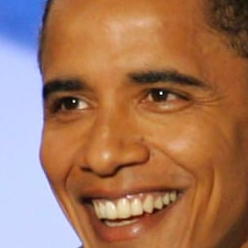
#> input picture Images-20230102T153205Z-001/Images/new/barack_obama/barack_obama1.png, 248 x 248 px, given in place of Img1.jpg, which was not available
$ jupyter execute --allow-errors Politician_image_classification.ipynb   (shell and % lines are left out)   (text cells are left out)
#> lines starting #> are read from the running program, lines starting #| are printed output that depends on the picture; pictures that were not available may be replaced by others from this repository, and a replacement may not be noted
[cell 1]
import numpy as np
import pandas as pd
from skimage.transform import resize
from skimage.io import imread
import cv2
import pywt
import os
import sys
import shutil
import seaborn as sns
from PIL import Image
from sklearn.svm import SVC
from sklearn.ensemble import RandomForestClassifier
from sklearn.preprocessing import StandardScaler
from sklearn.linear_model import LogisticRegression
from sklearn.model_selection import train_test_split
from sklearn.pipeline import make_pipeline
from sklearn.metrics import accuracy_score
from sklearn.metrics import classification_report
from matplotlib import pyplot as plt
from sklearn.decomposition import PCA
from sklearn.cluster import KMeans
from sklearn.model_selection import GridSearchCV
from sklearn.cluster import MiniBatchKMeans
from prettytable import PrettyTable

[cell 2]
photo1 = cv2.imread('Img1.jpg')
#> photo1 is the input picture: shape (248, 248, 3); mean B, G, R 92.4, 118.1, 164

[cell 3]
print("Shape of Photo 1 is:",photo1.shape)
#| Shape of Photo 1 is: (248, 248, 3)

[cell 4]
print("Showing Photo number 1:")
plt.imshow(photo1)

[cell 5]
print(type(photo1))
#| <class 'numpy.ndarray'>

[cell 6]
print(photo1.shape)
#| (248, 248, 3)

[cell 7]
print(photo1.shape[0])
#| 248

[cell 8]
print(photo1.shape[1])
#| 248

[cell 9]
print(photo1.ndim)
#| 3

[cell 10]
print(photo1.size)
#| 184512

[cell 11]
print(photo1.max())
#| 255

[cell 12]
print(photo1.min())
#| 0

[cell 13]
print(photo1[100,50,0])
#| 44

[cell 14]
print(photo1[100,50,1])
#| 65

[cell 15]
print(photo1[100,50,2])
#| 103

[cell 16]
plt.title("R channel")
plt.ylabel(photo1.shape[0])
plt.xlabel(photo1.shape[1])
plt.imshow(photo1[:,:,0])
plt.show()

[cell 17]
plt.title("G channel")
plt.ylabel(photo1.shape[0])
plt.xlabel(photo1.shape[1])
plt.imshow(photo1[:,:,1])
plt.show()
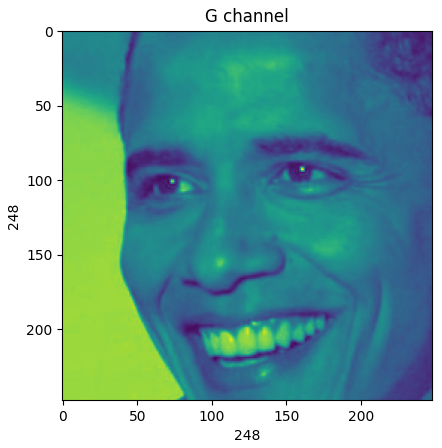
#> figure drawn by matplotlib, 1 panel

[cell 18]
plt.title("B channel")
plt.ylabel(photo1.shape[0])
plt.xlabel(photo1.shape[1])
plt.imshow(photo1[:,:,2])
plt.show()
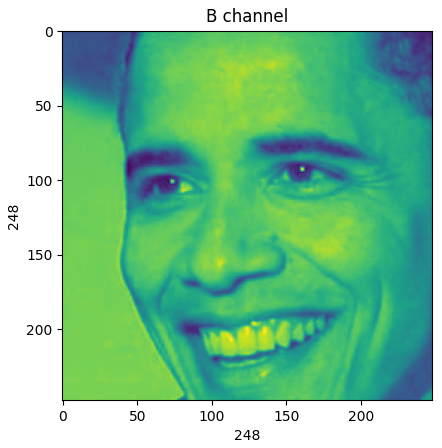
#> figure drawn by matplotlib, 1 panel

[cell 19]
photo1[50:150,:,0] = 255
plt.figure(figsize = (10,10))
plt.imshow(photo1)
plt.show()

[cell 20]
photo1[200:300,:,1] = 255
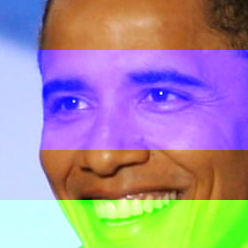
#> photo1: shape (248, 248, 3); mean B, G, R 160.1, 141.9, 164
plt.figure(figsize = (10,10))
plt.imshow(photo1)
plt.show()

[cell 21]
photo1[350:450,:,2] = 255
plt.figure(figsize = (10,10))
plt.imshow(photo1)
plt.show()

[cell 22]
gphoto1 = cv2.cvtColor(photo1, cv2.COLOR_BGR2GRAY)
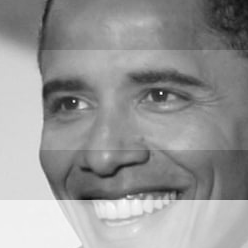
#> gphoto1: shape (248, 248); min 16, max 255, mean 150.6

[cell 23]
print("Shape of Gray image 1:",gphoto1.shape)
#| Shape of Gray image 1: (248, 248)

[cell 24]
print("Showing Gray Photo number 1:")
plt.imshow(gphoto1, cmap='gray')

[cell 25]
face_c = cv2.CascadeClassifier(cv2.data.haarcascades + 'haarcascade_frontalface_default.xml')
eye_c = cv2.CascadeClassifier(cv2.data.haarcascades + 'haarcascade_eye.xml')
smile_c = cv2.CascadeClassifier(cv2.data.haarcascades+'haarcascade_smile.xml')
detected_face = face_c.detectMultiScale(gphoto1, 1.3, 5)
#> detected_face = ()

[cell 26]
print("Representation of detected face array:",detected_face)
#| Representation of detected face array: ()

#> (a cell that did not finish here is left out)

[cell 28]
print("Detection of face using rectangle :")
#> (the rest of this cell did not finish here and is left out)

[cell 29]
cv2.destroyAllWindows()
for (x,y,a,b) in detected_face:
    face_photo = cv2.rectangle(photo1,(x,y),(x+a,y+b),(255,0,0),2)
    roi_color = face_photo[y:y+b, x:x+a]
    roi_gray = gphoto1[y:y+b, x:x+a]
    eyes = eye_c.detectMultiScale(roi_gray)
    for (ex,ey,ea,eb) in eyes:
        cv2.rectangle(roi_color,(ex,ey),(ex+ea,ey+eb),(0,255,0),2)
    smile = smile_c.detectMultiScale(roi_gray,1.8,20)
    for (sx,sy,sa,sb) in smile:
        cv2.rectangle(roi_color,(sx,sy),(sx+sa,sy+sb),(0,255,0),2)
#> this loop made 0 passes

[cell 30]
print("Detecting eyes , smile and face on Photo 1:")
plt.figure()
#> (the rest of this cell did not finish here and is left out)

[cell 31]
print("Showing Coloured Photo 1 with eyes and smile :")
#> (the rest of this cell did not finish here and is left out)

#> (a cell that did not finish here is left out)

[cell 33]
photo2 = cv2.imread('Img3.jpg')
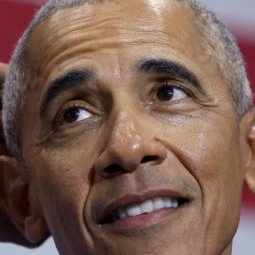
#> input picture Images-20230102T153205Z-001/Images/new/barack_obama/barack_obama10.png, 255 x 255 px, given in place of Img3.jpg, which was not available
#> photo2 is the input picture: shape (255, 255, 3); mean B, G, R 82.9, 94.3, 123.2

[cell 34]
print("Showing Photo 2:")
plt.imshow(photo2)

[cell 35]
def cropped_image(photo_path):
#> called with photo_path = 'Img3.jpg'
    photo2 = cv2.imread(photo_path)
    if(photo2 is not None):
        gphoto2 = cv2.cvtColor(photo2, cv2.COLOR_BGR2GRAY)
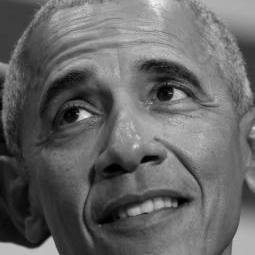
#> gphoto2: shape (255, 255); min 0, max 246, mean 101.7
        faces = face_c.detectMultiScale(gphoto2, 1.3, 5)
#> faces = ()
        return helper(photo2,gphoto2,faces)

[cell 36]
def helper(photo2,gphoto2,faces):
#> called with faces = ()
    for (x,y,a,b) in faces:
            roi_color = photo2[y:y+b, x:x+a]
            roi_gray = gphoto2[y:y+b, x:x+a]
            eyes = eye_c.detectMultiScale(roi_gray)
            smile = smile_c.detectMultiScale(roi_gray,1.8,20)
            if len(eyes) >= 2 and len(smile) >= 1:
                return roi_color

[cell 37]
cimage = cropped_image('Img3.jpg')

[cell 38]
print("Showing Cropped Photo 2:")
#> (the rest of this cell did not finish here and is left out)

[cell 39]
photo3 = cv2.imread('Img4.jpg')

[cell 40]
print("Showing Photo 3 :")
plt.imshow(photo3)

[cell 41]
cimage2 = cropped_image('Img4.jpg')

[cell 42]
if type(cimage2) != 'float':
    print("Image can not be cropped because eye smile or face can not be detected")
else:
    print("Showing Cropped Photo 3 :")
    plt.imshow(cimage2)

[cell 43]
source = "./project/"

[cell 44]
destination = "./project/new/"

[cell 45]
path_of_dir = []

[cell 46]
File_name = {}
new_photo_loc = []

[cell 47]
for i in os.scandir(source):
    if i.is_dir():
        path_of_dir.append(i.path)

[cell 48]
print("path of all the directories are : ")
print(path_of_dir)

[cell 49]
for i in path_of_dir:
    count = 1
    politician_name = i.split('/')[-1]
    File_name[politician_name] = []

[cell 50]
print(File_name)

[cell 51]
if os.path.exists(destination):
     shutil.rmtree(destination)

[cell 52]
os.mkdir(destination)

[cell 53]
def set_image1():
    for i in path_of_dir:
        count = 1
        politician_name = i.split('/')[-1]
        File_name[politician_name] = []
        set_image2(count,politician_name,i)

[cell 54]
def set_image2(count,politician_name,i):
        for j in os.scandir(i):
            roi_color = cropped_image(j.path)
            if roi_color is not None:
                cfolder = destination + politician_name
                if not os.path.exists(cfolder):
                    os.makedirs(cfolder)
                    new_photo_loc.append(cfolder)
                cropped_file_name = politician_name + str(count) + ".png"
                cropped_file_path = cfolder + "/" + cropped_file_name

                cv2.imwrite(cropped_file_path, roi_color)
                File_name[politician_name].append(cropped_file_path)
                count += 1

[cell 55]
set_image1()

[cell 56]
def classify(classification):
    count = 0
    for politician_name in File_name.keys():
        classification[politician_name] = count
        count = count + 1
    return classification

[cell 57]
classification = {}
print("Classification of all Politicians : ")
print(classify(classification))

[cell 58]
for politician_name in File_name.keys():
    print(classification[politician_name])

[cell 59]
r1 = imread("Img1.jpg")
r90 = cv2.rotate(r1,cv2.ROTATE_90_CLOCKWISE)
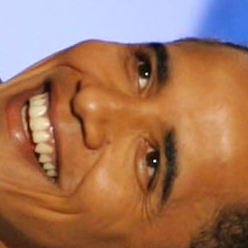
#> r90: shape (248, 248, 3); mean R, G, B 164, 118.1, 92.4

[cell 60]
print("Showing Photo number 1:")
plt.imshow(r90)

[cell 61]
f1 = imread("Img1.jpg")
f1_ = cv2.flip(f1,-1)
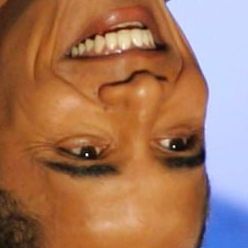
#> f1_: shape (248, 248, 3); mean R, G, B 164, 118.1, 92.4

[cell 62]
print("Showing Photo number 1:")
plt.imshow(f1_)

[cell 63]
source = "./project/new/"

[cell 64]
name_of_dir = []

[cell 65]
for i in os.scandir(source):
    if i.is_dir():
        name_of_dir.append(i.path)

[cell 66]
name_of_file = {}

[cell 67]
for i in name_of_dir:
    count = 1
    politician_name = i.split('/')[-1]
    name_of_file[politician_name] = []

[cell 68]
count = 1
rotate_img = []
flip_img = []
target_rotate = []
target_flip = []

[cell 69]
def rotate(count,politician_name,i):
#> called with count = 1, politician_name = 'barack_obama'
        for j in os.listdir(i):
            path_1 = f'C:/users/HP/Downloads/project/new/{politician_name}/{j}'
            #print(path_1)
            image = cv2.imread(path_1)
            image = resize(image,(150,150,3))
            rotate_90 = cv2.rotate(image,cv2.ROTATE_90_CLOCKWISE)
            rotate_90 = np.array(rotate_90)
            rotate_img.append(rotate_90.flatten())
            target_rotate.append(classification[politician_name])

[cell 70]
def flip(count,politician_name,i):
        for j in os.listdir(i):
            path_1 = f'C:/users/HP/Downloads/project/new/{politician_name}/{j}'
            #print(path_1)
            image = cv2.imread(path_1)
            image = resize(image,(150,150,3))
            flip_i = cv2.flip(image,-1)
            flip_i = np.array(flip_i)
            flip_img.append(flip_i.flatten())
            target_flip.append(classification[politician_name])

#> (a cell that did not finish here is left out)

[cell 72]
flip_img = np.array(flip_img)
flip_img.shape

[cell 73]
rotate_img = np.array(rotate_img)
print(rotate_img.shape)
#| (1, 67500)

[cell 74]
flat_data_arr=[] #input array
target_arr=[] #output array

[cell 75]
for politician_name in File_name.keys():
    path = os.path.join(source,politician_name)
    for i in os.listdir(path):
        path_1 = f'C:/users/HP/Downloads/project/new/{politician_name}/{i}'
        #print(path_1)
        img_array = imread(path_1)
        img_resized = resize(img_array,(150,150,3))
        flat_data_arr.append(img_resized.flatten())
        target_arr.append(classification[politician_name])

[cell 76]
flat_data_arr = np.array(flat_data_arr)

[cell 77]
print(flat_data_arr.shape)

#> (a cell that did not finish here is left out)

[cell 79]
print(flat_data_arr.shape)

[cell 80]
flat_data = np.array(flat_data_arr)
target_type1 = np.array(target_arr)
df = pd.DataFrame(flat_data)
df_type1=df.iloc[:,:-1]

[cell 81]
df_type1.shape

[cell 82]
target_type1 = np.array(target_type1)
target_flip = np.array(target_flip)
target_rotate = np.array(target_rotate)

[cell 83]
target_type1 = np.concatenate([target_flip,target_type1])
target_type1 = np.concatenate([target_rotate,target_type1])

[cell 84]
target_type1.shape

[cell 85]
scaler = StandardScaler()
#> (the rest of this cell did not finish here and is left out)

[cell 86]
r1 = imread("Img3.jpg")
#> r1: shape (255, 255, 3)
r90 = cv2.rotate(r1,cv2.ROTATE_90_CLOCKWISE)
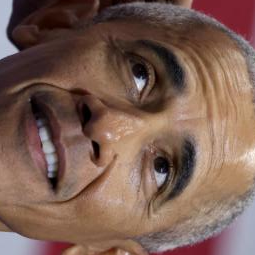
#> r90: shape (255, 255, 3); mean R, G, B 123.2, 94.3, 82.9

[cell 87]
print("Showing Photo number 2:")
plt.imshow(r90)

[cell 88]
f1 = imread("Img3.jpg")
f1_ = cv2.flip(f1,-1)
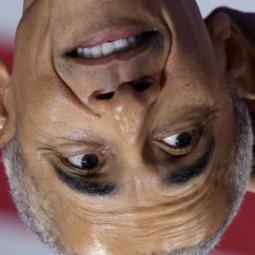
#> f1_: shape (255, 255, 3); mean R, G, B 123.2, 94.3, 82.9
